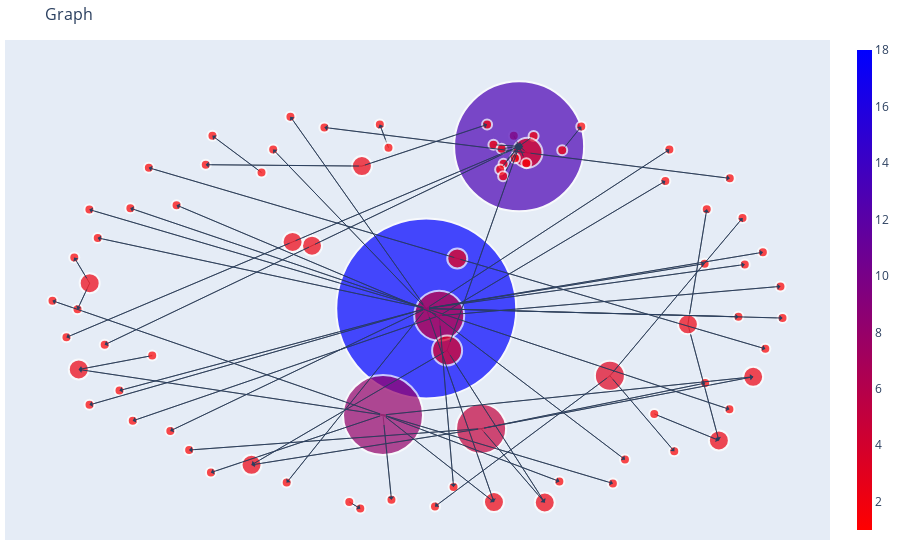

Here is the notebook cell this chart was saved with:
### Code cell
size = []
for node in G.nodes():
    size.append(G.degree(node) * 10)

ig.plot(
    G,
    size_method=size,
    layout="spring",
    colorscale="Bluered"
)

### Figure 1 — Plotly figure (JSON) as saved in the notebook; plotly's stock layout.template omitted (floating-point values rounded to 4 significant figures; data arrays with more than 128 entries replaced by an {"elided": "..."} marker saying what was removed)
{"data": [{"hoverinfo": "text", "line": {"color": "#888", "width": 1}, "mode": "lines", "type": "scatter", "x": {"elided": "216 float values"}, "y": {"elided": "216 float values"}}, {"hoverinfo": "text", "marker": {"color": [3, 1, 1, 13, 18, 1, 1, 8, 1, 1, 1, 1, 1, 2, 1, 2, 1, 1, 1, 2, 1, 1, 1, 1, 1, 1, 1, 1, 1, 1, 2, 1, 2, 2, 1, 1, 1, 1, 5, 1, 1, 5, 2, 1, 2, 2, 1, 3, 1, 1, 1, 1, 1, 3, 1, 2, 1, 2, 1, 1, 1, 1, 1, 1, 1, 2, 1, 1, 1, 1, 1, 1, 1, 1, 1, 1, 1, 1, 1, 1, 1, 1], "colorbar": {"thickness": 15, "title": {"side": "right", "text": ""}, "xanchor": "left"}, "colorscale": [[0, "rgb(0,0,255)"], [1, "rgb(255,0,0)"]], "line": {"width": 2}, "reversescale": true, "showscale": true, "size": [30, 10, 10, 130, 180, 10, 10, 80, 10, 10, 10, 10, 10, 20, 10, 20, 10, 10, 10, 20, 10, 10, 10, 10, 10, 10, 10, 10, 10, 10, 20, 10, 20, 20, 10, 10, 10, 10, 50, 10, 10, 50, 20, 10, 20, 20, 10, 30, 10, 10, 10, 10, 10, 30, 10, 20, 10, 20, 10, 10, 10, 10, 10, 10, 10, 20, 10, 10, 10, 10, 10, 10, 10, 10, 10, 10, 10, 10, 10, 10, 10, 10]}, "mode": "markers", "text": ["Node: Plex Media Server.exe<br>Degree: 3", "Node: C:\\Program Files (x86)\\Plex\\Plex Media Server\\Plex Transcoder.exe<br>Degree: 1", "Node: Plex Transcoder.exe<br>Degree: 1", "Node: C:\\Windows\\System32\\conhost.exe<br>Degree: 13", "Node: svchost.exe<br>Degree: 18", "Node: C:\\Windows\\System32\\backgroundTaskHost.exe<br>Degree: 1", "Node: C:\\Windows\\System32\\RuntimeBroker.exe<br>Degree: 1", "Node: services.exe<br>Degree: 8", "Node: C:\\Windows\\System32\\svchost.exe<br>Degree: 1", "Node: C:\\Program Files (x86)\\Plex\\Plex Media Server\\Plex Media Scanner.exe<br>Degree: 1", "Node: Plex Media Scanner.exe<br>Degree: 1", "Node: kited.exe<br>Degree: 1", "Node: C:\\Windows\\System32\\cmd.exe<br>Degree: 1", "Node: cmd.exe<br>Degree: 2", "Node: C:\\Program Files\\Microsoft VS Code\\Code.exe<br>Degree: 1", "Node: SearchIndexer.exe<br>Degree: 2", "Node: C:\\Windows\\System32\\SearchProtocolHost.exe<br>Degree: 1", "Node: C:\\Windows\\System32\\SearchFilterHost.exe<br>Degree: 1", "Node: C:\\Windows\\System32\\audiodg.exe<br>Degree: 1", "Node: firefox.exe<br>Degree: 2", "Node: C:\\Program Files\\Firefox Developer Edition\\firefox.exe<br>Degree: 1", "Node: C:\\Program Files (x86)\\Microsoft Office\\root\\Office16\\officebackgroundtaskhandler.exe<br>Degree: 1", "Node: C:\\Windows\\System32\\taskhostw.exe<br>Degree: 1", "Node: winlogon.exe<br>Degree: 1", "Node: C:\\Windows\\System32\\LogonUI.exe<br>Degree: 1", "Node: C:\\Windows\\System32\\dllhost.exe<br>Degree: 1", "Node: C:\\Program Files (x86)\\Microsoft Visual Studio\\Installer\\resources\\app\\ServiceHub\\Services\\Microsoft.VisualStudio.Setup.Service\\BackgroundDownload.exe<br>Degree: 1", "Node: C:\\Program Files\\Common Files\\microsoft shared\\ClickToRun\\OfficeC2RClient.exe<br>Degree: 1", "Node: BackgroundDownload.exe<br>Degree: 1", "Node: C:\\Users\\ashto\\AppData\\Local\\Temp\\xsdfl1cw.50j\\resources\\app\\ServiceHub\\Services\\Microsoft.VisualStudio.Setup.Service\\BackgroundDownload.exe<br>Degree: 1", "Node: C:\\Program Files (x86)\\Google\\Update\\GoogleUpdate.exe<br>Degree: 2", "Node: C:\\Windows\\System32\\wbem\\WmiPrvSE.exe<br>Degree: 1", "Node: nvcontainer.exe<br>Degree: 2", "Node: C:\\Users\\ashto\\AppData\\Local\\NVIDIA\\NvBackend\\ApplicationOntology\\NvOAWrapperCache.exe<br>Degree: 2", "Node: C:\\Users\\ashto\\AppData\\Local\\NVIDIA\\NvBackend\\DAO\\27471451\\0.dat<br>Degree: 1", "Node: 0.dat<br>Degree: 1", "Node: C:\\Program Files (x86)\\Microsoft Office\\root\\Office16\\msoia.exe<br>Degree: 1", "Node: C:\\Windows\\System32\\sppsvc.exe<br>Degree: 1", "Node: OfficeClickToRun.exe<br>Degree: 5", "Node: C:\\Windows\\System32\\schtasks.exe<br>Degree: 1", "Node: schtasks.exe<br>Degree: 1", "Node: msiexec.exe<br>Degree: 5", "Node: C:\\Windows\\Microsoft.NET\\Framework\\v4.0.30319\\ngen.exe<br>Degree: 2", "Node: ngen.exe<br>Degree: 1", "Node: C:\\Windows\\Microsoft.NET\\Framework64\\v4.0.30319\\ngen.exe<br>Degree: 2", "Node: taskhostw.exe<br>Degree: 2", "Node: C:\\Windows\\Microsoft.NET\\Framework\\v4.0.30319\\ngentask.exe<br>Degree: 1", "Node: ngentask.exe<br>Degree: 3", "Node: C:\\Windows\\Microsoft.NET\\Framework64\\v4.0.30319\\ngentask.exe<br>Degree: 1", "Node: C:\\Windows\\Microsoft.NET\\Framework\\v3.5\\AddInUtil.exe<br>Degree: 1", "Node: AddInUtil.exe<br>Degree: 1", "Node: C:\\Windows\\System32\\SearchIndexer.exe<br>Degree: 1", "Node: C:\\Program Files\\Windows Media Player\\wmpnetwk.exe<br>Degree: 1", "Node: Integrator.exe<br>Degree: 3", "Node: C:\\Windows\\SysWOW64\\wevtutil.exe<br>Degree: 1", "Node: wevtutil.exe<br>Degree: 2", "Node: C:\\Windows\\System32\\wevtutil.exe<br>Degree: 1", "Node: C:\\Windows\\System32\\msiexec.exe<br>Degree: 2", "Node: C:\\Windows\\SysWOW64\\msiexec.exe<br>Degree: 1", "Node: C:\\Program Files (x86)\\Microsoft Office\\root\\Integration\\Integrator.exe<br>Degree: 1", "Node: C:\\Windows\\SysWOW64\\schtasks.exe<br>Degree: 1", "Node: C:\\Program Files (x86)\\Microsoft Office\\root\\Office16\\SDXHelper.exe<br>Degree: 1", "Node: C:\\Program Files\\Common Files\\microsoft shared\\ClickToRun\\Updates\\16.0.12026.20334\\OfficeClickToRun.exe<br>Degree: 1", "Node: C:\\Program Files\\Common Files\\microsoft shared\\ClickToRun\\AppVShNotify.exe<br>Degree: 1", "Node: explorer.exe<br>Degree: 1", "Node: C:\\Program Files\\Common Files\\microsoft shared\\ClickToRun\\OfficeClickToRun.exe<br>Degree: 2", "Node: C:\\Program Files (x86)\\Microsoft Office\\root\\Office16\\PerfBoost.exe<br>Degree: 1", "Node: SABnzbd.exe<br>Degree: 1", "Node: C:\\Program Files\\SABnzbd\\win\\unrar\\x64\\UnRAR.exe<br>Degree: 1", "Node: UnRAR.exe<br>Degree: 1", "Node: C:\\Program Files (x86)\\Plex\\Plex Media Server\\PlexScriptHost.exe<br>Degree: 1", "Node: PlexScriptHost.exe<br>Degree: 1", "Node: C:\\Windows\\System32\\wermgr.exe<br>Degree: 1", "Node: C:\\Windows\\servicing\\TrustedInstaller.exe<br>Degree: 1", "Node: C:\\Windows\\WinSxS\\amd64_microsoft-windows-servicingstack_31bf3856ad364e35_10.0.18362.411_none_5f53d2d858cf8961\\TiWorker.exe<br>Degree: 1", "Node: C:\\Program Files\\Firefox Developer Edition\\pingsender.exe<br>Degree: 1", "Node: pingsender.exe<br>Degree: 1", "Node: C:\\Program Files (x86)\\Microsoft Office\\root\\vfs\\ProgramFilesCommonX86\\Microsoft Shared\\OFFICE16\\OLicenseHeartbeat.exe<br>Degree: 1", "Node: C:\\Windows\\System32\\wsqmcons.exe<br>Degree: 1", "Node: C:\\Windows\\System32\\Speech_OneCore\\common\\SpeechModelDownload.exe<br>Degree: 1", "Node: C:\\Windows\\System32\\Defrag.exe<br>Degree: 1", "Node: Defrag.exe<br>Degree: 1"], "type": "scatter", "x": [0.4653, 0.6306, 0.2187, 0.2323, -0.006073, 0.5041, -0.8704, -0.117, 0.3357, 0.8058, 0.1924, -0.2036, -0.1753, -0.2993, -0.8314, -0.87, -0.9012, -0.9095, -0.3643, 0.0736, 0.8644, 0.8581, -0.3989, -0.4289, -0.5549, -0.663, 0.9085, -0.7935, 0.343, 0.3919, 0.1678, 0.7953, 0.6657, 0.7451, 0.714, 0.5793, 0.8117, -0.9654, 0.0273, -0.647, 0.1664, 0.1348, -0.4545, 0.1873, 0.2982, -0.1712, -0.572, 0.04754, 0.1501, -0.6147, 0.2696, -0.5587, -0.09532, 0.2538, -0.2674, -0.3491, -0.9296, 0.8331, 0.71, -0.7594, 0.7731, -0.8707, 0.06409, 0.9033, -0.7094, -0.8981, 0.6077, -0.1029, -0.1252, 0.1836, 0.01642, 0.2509, 0.7086, 0.4731, -0.3547, -0.7181, 0.1913, 0.6181, 0.7722, -0.8493, -0.7656, 0.2217], "y": [-0.3793, -0.732, 0.7435, 0.6938, -0.06458, -0.7709, -0.515, -0.5622, -0.8728, 0.3582, 0.6118, -0.9686, -1, 0.229, -0.2339, 0.05368, -0.06847, 0.1737, -0.8785, 0.1695, -0.2531, 0.1983, 0.6784, 0.5709, 0.7425, -0.6366, -0.1093, -0.4481, 0.6753, 0.7862, -0.9693, -0.1033, -0.1385, -0.6811, 0.3991, -0.5575, 0.1411, -0.02828, -0.09814, 0.4186, 0.7007, -0.6263, -0.7955, 0.6818, -0.9714, 0.6012, 0.6075, -0.2604, 0.7954, -0.7261, 0.7417, -0.8312, -0.9581, 0.6632, 0.7817, 0.2467, -0.1994, -0.3839, -0.4133, -0.5898, 0.5439, 0.3977, -0.8993, 0.03879, -0.2848, -0.3495, 0.5312, 0.687, 0.7951, 0.5854, -0.99, 0.6141, 0.1451, -0.8821, 0.8316, 0.5932, 0.554, 0.6785, -0.5358, 0.2655, 0.4042, 0.6377]}, {"hoverinfo": "text", "marker": {"opacity": 0}, "mode": "markers", "text": [], "type": "scatter", "x": [], "y": []}], "layout": {"annotations": [{"showarrow": false, "text": "", "x": 0.005, "xref": "paper", "y": -0.002, "yref": "paper"}, {"arrowhead": 1, "ax": 0.4653, "axref": "x", "ay": -0.3793, "ayref": "y", "showarrow": true, "x": 0.6306, "xref": "x", "y": -0.732, "yref": "y"}, {"arrowhead": 1, "ax": 0.4653, "axref": "x", "ay": -0.3793, "ayref": "y", "showarrow": true, "x": 0.8058, "xref": "x", "y": 0.3582, "yref": "y"}, {"arrowhead": 1, "ax": 0.4653, "axref": "x", "ay": -0.3793, "ayref": "y", "showarrow": true, "x": 0.01642, "xref": "x", "y": -0.99, "yref": "y"}, {"arrowhead": 1, "ax": 0.2187, "axref": "x", "ay": 0.7435, "ayref": "y", "showarrow": true, "x": 0.2323, "xref": "x", "y": 0.6938, "yref": "y"}, {"arrowhead": 1, "ax": -0.006073, "axref": "x", "ay": -0.06458, "ayref": "y", "showarrow": true, "x": 0.5041, "xref": "x", "y": -0.7709, "yref": "y"}, {"arrowhead": 1, "ax": -0.006073, "axref": "x", "ay": -0.06458, "ayref": "y", "showarrow": true, "x": -0.8704, "xref": "x", "y": -0.515, "yref": "y"}, {"arrowhead": 1, "ax": -0.006073, "axref": "x", "ay": -0.06458, "ayref": "y", "showarrow": true, "x": -0.3643, "xref": "x", "y": -0.8785, "yref": "y"}, {"arrowhead": 1, "ax": -0.006073, "axref": "x", "ay": -0.06458, "ayref": "y", "showarrow": true, "x": 0.8581, "xref": "x", "y": 0.1983, "yref": "y"}, {"arrowhead": 1, "ax": -0.006073, "axref": "x", "ay": -0.06458, "ayref": "y", "showarrow": true, "x": -0.3989, "xref": "x", "y": 0.6784, "yref": "y"}, {"arrowhead": 1, "ax": -0.006073, "axref": "x", "ay": -0.06458, "ayref": "y", "showarrow": true, "x": -0.663, "xref": "x", "y": -0.6366, "yref": "y"}, {"arrowhead": 1, "ax": -0.006073, "axref": "x", "ay": -0.06458, "ayref": "y", "showarrow": true, "x": 0.9085, "xref": "x", "y": -0.1093, "yref": "y"}, {"arrowhead": 1, "ax": -0.006073, "axref": "x", "ay": -0.06458, "ayref": "y", "showarrow": true, "x": -0.7935, "xref": "x", "y": -0.4481, "yref": "y"}, {"arrowhead": 1, "ax": -0.006073, "axref": "x", "ay": -0.06458, "ayref": "y", "showarrow": true, "x": 0.1678, "xref": "x", "y": -0.9693, "yref": "y"}, {"arrowhead": 1, "ax": -0.006073, "axref": "x", "ay": -0.06458, "ayref": "y", "showarrow": true, "x": 0.7953, "xref": "x", "y": -0.1033, "yref": "y"}, {"arrowhead": 1, "ax": -0.006073, "axref": "x", "ay": -0.06458, "ayref": "y", "showarrow": true, "x": 0.8117, "xref": "x", "y": 0.1411, "yref": "y"}, {"arrowhead": 1, "ax": -0.006073, "axref": "x", "ay": -0.06458, "ayref": "y", "showarrow": true, "x": -0.8707, "xref": "x", "y": 0.3977, "yref": "y"}, {"arrowhead": 1, "ax": -0.006073, "axref": "x", "ay": -0.06458, "ayref": "y", "showarrow": true, "x": 0.7086, "xref": "x", "y": 0.1451, "yref": "y"}, {"arrowhead": 1, "ax": -0.006073, "axref": "x", "ay": -0.06458, "ayref": "y", "showarrow": true, "x": -0.3547, "xref": "x", "y": 0.8316, "yref": "y"}, {"arrowhead": 1, "ax": -0.006073, "axref": "x", "ay": -0.06458, "ayref": "y", "showarrow": true, "x": 0.6181, "xref": "x", "y": 0.6785, "yref": "y"}, {"arrowhead": 1, "ax": -0.006073, "axref": "x", "ay": -0.06458, "ayref": "y", "showarrow": true, "x": 0.7722, "xref": "x", "y": -0.5358, "yref": "y"}, {"arrowhead": 1, "ax": -0.006073, "axref": "x", "ay": -0.06458, "ayref": "y", "showarrow": true, "x": -0.8493, "xref": "x", "y": 0.2655, "yref": "y"}, {"arrowhead": 1, "ax": -0.006073, "axref": "x", "ay": -0.06458, "ayref": "y", "showarrow": true, "x": -0.7656, "xref": "x", "y": 0.4042, "yref": "y"}, {"arrowhead": 1, "ax": -0.117, "axref": "x", "ay": -0.5622, "ayref": "y", "showarrow": true, "x": 0.3357, "xref": "x", "y": -0.8728, "yref": "y"}, {"arrowhead": 1, "ax": -0.117, "axref": "x", "ay": -0.5622, "ayref": "y", "showarrow": true, "x": -0.9654, "xref": "x", "y": -0.02828, "yref": "y"}, {"arrowhead": 1, "ax": -0.117, "axref": "x", "ay": -0.5622, "ayref": "y", "showarrow": true, "x": -0.5587, "xref": "x", "y": -0.8312, "yref": "y"}, {"arrowhead": 1, "ax": -0.117, "axref": "x", "ay": -0.5622, "ayref": "y", "showarrow": true, "x": -0.09532, "xref": "x", "y": -0.9581, "yref": "y"}, {"arrowhead": 1, "ax": -0.117, "axref": "x", "ay": -0.5622, "ayref": "y", "showarrow": true, "x": 0.8331, "xref": "x", "y": -0.3839, "yref": "y"}, {"arrowhead": 1, "ax": -0.117, "axref": "x", "ay": -0.5622, "ayref": "y", "showarrow": true, "x": 0.1678, "xref": "x", "y": -0.9693, "yref": "y"}, {"arrowhead": 1, "ax": -0.117, "axref": "x", "ay": -0.5622, "ayref": "y", "showarrow": true, "x": -0.8981, "xref": "x", "y": -0.3495, "yref": "y"}, {"arrowhead": 1, "ax": -0.117, "axref": "x", "ay": -0.5622, "ayref": "y", "showarrow": true, "x": 0.4731, "xref": "x", "y": -0.8821, "yref": "y"}, {"arrowhead": 1, "ax": 0.1924, "axref": "x", "ay": 0.6118, "ayref": "y", "showarrow": true, "x": 0.2323, "xref": "x", "y": 0.6938, "yref": "y"}, {"arrowhead": 1, "ax": -0.2036, "axref": "x", "ay": -0.9686, "ayref": "y", "showarrow": true, "x": -0.1753, "xref": "x", "y": -1, "yref": "y"}, {"arrowhead": 1, "ax": -0.2993, "axref": "x", "ay": 0.229, "ayref": "y", "showarrow": true, "x": 0.2323, "xref": "x", "y": 0.6938, "yref": "y"}, {"arrowhead": 1, "ax": -0.2993, "axref": "x", "ay": 0.229, "ayref": "y", "showarrow": true, "x": -0.8314, "xref": "x", "y": -0.2339, "yref": "y"}, {"arrowhead": 1, "ax": -0.87, "axref": "x", "ay": 0.05368, "ayref": "y", "showarrow": true, "x": -0.9012, "xref": "x", "y": -0.06847, "yref": "y"}, {"arrowhead": 1, "ax": -0.87, "axref": "x", "ay": 0.05368, "ayref": "y", "showarrow": true, "x": -0.9095, "xref": "x", "y": 0.1737, "yref": "y"}, {"arrowhead": 1, "ax": 0.0736, "axref": "x", "ay": 0.1695, "ayref": "y", "showarrow": true, "x": 0.8644, "xref": "x", "y": -0.2531, "yref": "y"}, {"arrowhead": 1, "ax": 0.0736, "axref": "x", "ay": 0.1695, "ayref": "y", "showarrow": true, "x": -0.7181, "xref": "x", "y": 0.5932, "yref": "y"}, {"arrowhead": 1, "ax": -0.4289, "axref": "x", "ay": 0.5709, "ayref": "y", "showarrow": true, "x": -0.5549, "xref": "x", "y": 0.7425, "yref": "y"}, {"arrowhead": 1, "ax": 0.343, "axref": "x", "ay": 0.6753, "ayref": "y", "showarrow": true, "x": 0.3919, "xref": "x", "y": 0.7862, "yref": "y"}, {"arrowhead": 1, "ax": 0.6657, "axref": "x", "ay": -0.1385, "ayref": "y", "showarrow": true, "x": 0.7451, "xref": "x", "y": -0.6811, "yref": "y"}, {"arrowhead": 1, "ax": 0.6657, "axref": "x", "ay": -0.1385, "ayref": "y", "showarrow": true, "x": 0.714, "xref": "x", "y": 0.3991, "yref": "y"}, {"arrowhead": 1, "ax": 0.5793, "axref": "x", "ay": -0.5575, "ayref": "y", "showarrow": true, "x": 0.7451, "xref": "x", "y": -0.6811, "yref": "y"}, {"arrowhead": 1, "ax": 0.0273, "axref": "x", "ay": -0.09814, "ayref": "y", "showarrow": true, "x": -0.647, "xref": "x", "y": 0.4186, "yref": "y"}, {"arrowhead": 1, "ax": 0.0273, "axref": "x", "ay": -0.09814, "ayref": "y", "showarrow": true, "x": -0.7594, "xref": "x", "y": -0.5898, "yref": "y"}, {"arrowhead": 1, "ax": 0.0273, "axref": "x", "ay": -0.09814, "ayref": "y", "showarrow": true, "x": 0.06409, "xref": "x", "y": -0.8993, "yref": "y"}, {"arrowhead": 1, "ax": 0.0273, "axref": "x", "ay": -0.09814, "ayref": "y", "showarrow": true, "x": 0.9033, "xref": "x", "y": 0.03879, "yref": "y"}, {"arrowhead": 1, "ax": 0.0273, "axref": "x", "ay": -0.09814, "ayref": "y", "showarrow": true, "x": 0.6077, "xref": "x", "y": 0.5312, "yref": "y"}, {"arrowhead": 1, "ax": 0.1664, "axref": "x", "ay": 0.7007, "ayref": "y", "showarrow": true, "x": 0.2323, "xref": "x", "y": 0.6938, "yref": "y"}, {"arrowhead": 1, "ax": 0.1348, "axref": "x", "ay": -0.6263, "ayref": "y", "showarrow": true, "x": -0.4545, "xref": "x", "y": -0.7955, "yref": "y"}, {"arrowhead": 1, "ax": 0.1348, "axref": "x", "ay": -0.6263, "ayref": "y", "showarrow": true, "x": 0.2982, "xref": "x", "y": -0.9714, "yref": "y"}, {"arrowhead": 1, "ax": 0.1348, "axref": "x", "ay": -0.6263, "ayref": "y", "showarrow": true, "x": -0.6147, "xref": "x", "y": -0.7261, "yref": "y"}, {"arrowhead": 1, "ax": 0.1348, "axref": "x", "ay": -0.6263, "ayref": "y", "showarrow": true, "x": 0.71, "xref": "x", "y": -0.4133, "yref": "y"}, {"arrowhead": 1, "ax": 0.1348, "axref": "x", "ay": -0.6263, "ayref": "y", "showarrow": true, "x": 0.8331, "xref": "x", "y": -0.3839, "yref": "y"}, {"arrowhead": 1, "ax": 0.1873, "axref": "x", "ay": 0.6818, "ayref": "y", "showarrow": true, "x": 0.2323, "xref": "x", "y": 0.6938, "yref": "y"}, {"arrowhead": 1, "ax": -0.1712, "axref": "x", "ay": 0.6012, "ayref": "y", "showarrow": true, "x": -0.572, "xref": "x", "y": 0.6075, "yref": "y"}, {"arrowhead": 1, "ax": -0.1712, "axref": "x", "ay": 0.6012, "ayref": "y", "showarrow": true, "x": 0.1501, "xref": "x", "y": 0.7954, "yref": "y"}, {"arrowhead": 1, "ax": 0.04754, "axref": "x", "ay": -0.2604, "ayref": "y", "showarrow": true, "x": 0.2323, "xref": "x", "y": 0.6938, "yref": "y"}, {"arrowhead": 1, "ax": 0.04754, "axref": "x", "ay": -0.2604, "ayref": "y", "showarrow": true, "x": -0.4545, "xref": "x", "y": -0.7955, "yref": "y"}, {"arrowhead": 1, "ax": 0.04754, "axref": "x", "ay": -0.2604, "ayref": "y", "showarrow": true, "x": 0.2982, "xref": "x", "y": -0.9714, "yref": "y"}, {"arrowhead": 1, "ax": 0.2696, "axref": "x", "ay": 0.7417, "ayref": "y", "showarrow": true, "x": 0.2323, "xref": "x", "y": 0.6938, "yref": "y"}, {"arrowhead": 1, "ax": 0.2538, "axref": "x", "ay": 0.6632, "ayref": "y", "showarrow": true, "x": -0.2674, "xref": "x", "y": 0.7817, "yref": "y"}, {"arrowhead": 1, "ax": 0.2538, "axref": "x", "ay": 0.6632, "ayref": "y", "showarrow": true, "x": 0.2323, "xref": "x", "y": 0.6938, "yref": "y"}, {"arrowhead": 1, "ax": 0.2538, "axref": "x", "ay": 0.6632, "ayref": "y", "showarrow": true, "x": 0.7731, "xref": "x", "y": 0.5439, "yref": "y"}, {"arrowhead": 1, "ax": -0.3491, "axref": "x", "ay": 0.2467, "ayref": "y", "showarrow": true, "x": 0.2323, "xref": "x", "y": 0.6938, "yref": "y"}, {"arrowhead": 1, "ax": -0.3491, "axref": "x", "ay": 0.2467, "ayref": "y", "showarrow": true, "x": -0.9296, "xref": "x", "y": -0.1994, "yref": "y"}, {"arrowhead": 1, "ax": -0.7094, "axref": "x", "ay": -0.2848, "ayref": "y", "showarrow": true, "x": -0.8981, "xref": "x", "y": -0.3495, "yref": "y"}, {"arrowhead": 1, "ax": -0.1029, "axref": "x", "ay": 0.687, "ayref": "y", "showarrow": true, "x": -0.1252, "xref": "x", "y": 0.7951, "yref": "y"}, {"arrowhead": 1, "ax": 0.1836, "axref": "x", "ay": 0.5854, "ayref": "y", "showarrow": true, "x": 0.2323, "xref": "x", "y": 0.6938, "yref": "y"}, {"arrowhead": 1, "ax": 0.2509, "axref": "x", "ay": 0.6141, "ayref": "y", "showarrow": true, "x": 0.2323, "xref": "x", "y": 0.6938, "yref": "y"}, {"arrowhead": 1, "ax": 0.1913, "axref": "x", "ay": 0.554, "ayref": "y", "showarrow": true, "x": 0.2323, "xref": "x", "y": 0.6938, "yref": "y"}, {"arrowhead": 1, "ax": 0.2217, "axref": "x", "ay": 0.6377, "ayref": "y", "showarrow": true, "x": 0.2323, "xref": "x", "y": 0.6938, "yref": "y"}], "autosize": true, "hovermode": "closest", "margin": {"b": 20, "l": 5, "r": 5, "t": 40}, "showlegend": false, "title": {"font": {"size": 16}, "text": "Graph"}, "xaxis": {"autorange": true, "range": [-1.081, 1.024], "showgrid": false, "showticklabels": false, "type": "linear", "zeroline": false}, "yaxis": {"autorange": true, "range": [-1.179, 1.346], "showgrid": false, "showticklabels": false, "type": "linear", "zeroline": false}}}
